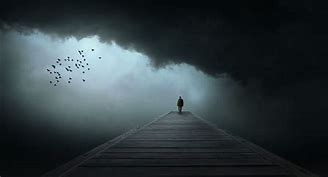
#> input picture Histogram/dark.jpg, 328 x 177 px
$ jupyter execute Histogram_ploting.ipynb
#> lines starting #> are read from the running program, lines starting #| are printed output that depends on the picture
[cell 1]
import matplotlib.pyplot as plt
import seaborn as sns
import cv2

[cell 2]
dark = cv2.imread("dark.jpg")
#> dark is the input picture: shape (177, 328, 3); mean B, G, R 63.8, 59.5, 48.7
plt.figure(figsize=(14,5))
plt.subplot(121)
sns.histplot(dark.ravel())
plt.subplot(122)
plt.imshow(dark)
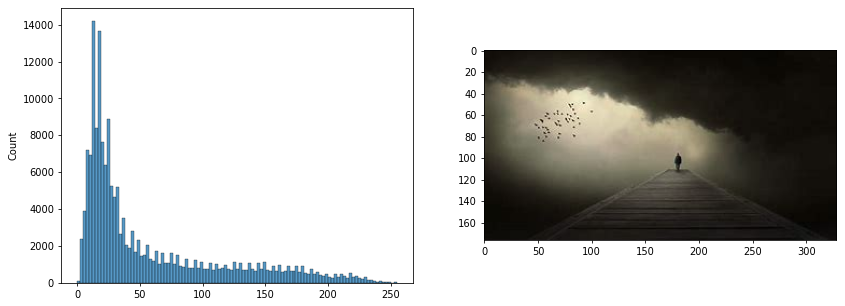
#> figure drawn by matplotlib, 2 panels; B, G, R data is drawn as R, G, B; panel 1: tallest bar 14209 high, from x = 11.92 to 14.3

[cell 3]
BRIGHT = cv2.imread("BRIGHT.jpg")
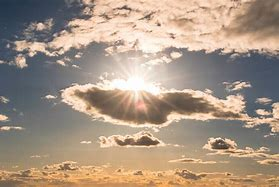
#> input picture Histogram/BRIGHT.jpg, 279 x 187 px
#> BRIGHT is the input picture: shape (187, 279, 3); mean B, G, R 131.9, 149.1, 167.6
plt.figure(figsize=(14,5))
plt.subplot(121)
sns.histplot(BRIGHT.ravel())
plt.subplot(122)
plt.imshow(BRIGHT)
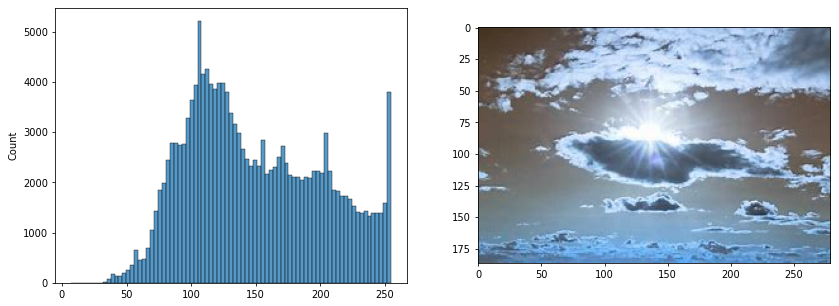
#> figure drawn by matplotlib, 2 panels; B, G, R data is drawn as R, G, B; panel 1: tallest bar 5223 high, from x = 105 to 108

[cell 4]
HIGH_CONSTRACT = cv2.imread("HIGH_CONSTRACT.jpg")
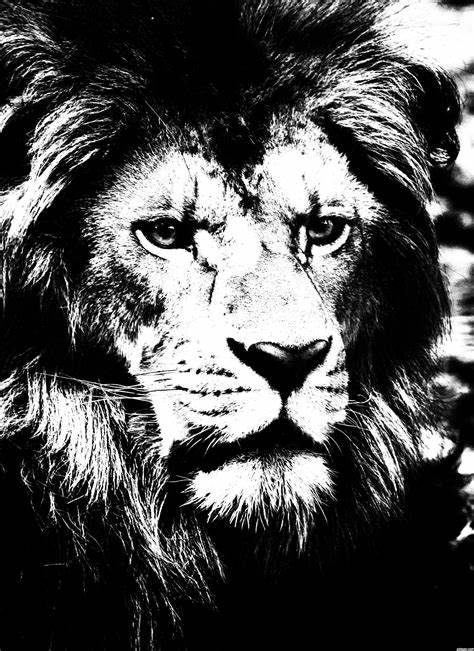
#> input picture Histogram/HIGH_CONSTRACT.jpg, 474 x 651 px
#> HIGH_CONSTRACT is the input picture: shape (651, 474, 3); min 0, max 255, mean 80.6
plt.figure(figsize=(14,5))
plt.subplot(121)
sns.histplot(HIGH_CONSTRACT.ravel())
plt.subplot(122)
plt.imshow(HIGH_CONSTRACT)
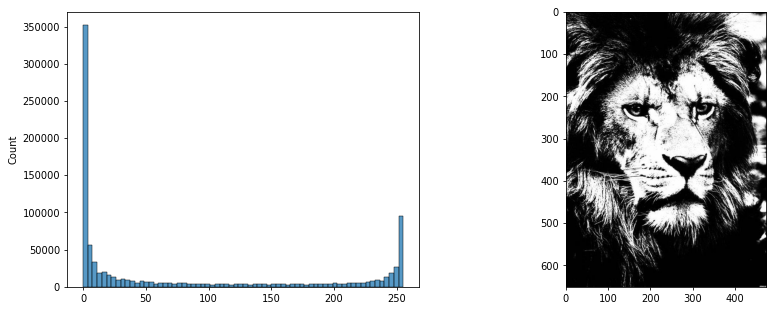
#> figure drawn by matplotlib, 2 panels; panel 1: tallest bar 352365 high, from x = 0 to 3.75

[cell 5]
LOW_CONSTARCT = cv2.imread("LOW_CONSTARCT.jpg")
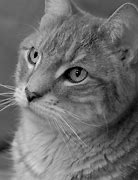
#> input picture Histogram/LOW_CONSTARCT.jpg, 138 x 180 px
#> LOW_CONSTARCT is the input picture: shape (180, 138, 3); min 0, max 233, mean 110.2
plt.figure(figsize=(14,5))
plt.subplot(121)
sns.histplot(LOW_CONSTARCT.ravel())
plt.subplot(122)
plt.imshow(LOW_CONSTARCT)
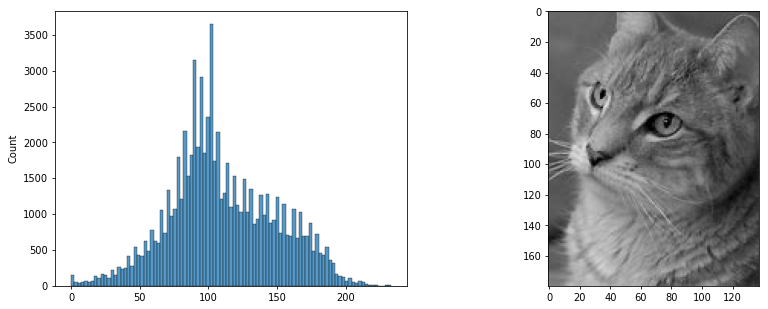
#> figure drawn by matplotlib, 2 panels; panel 1: tallest bar 3654 high, from x = 100.9 to 103.3
